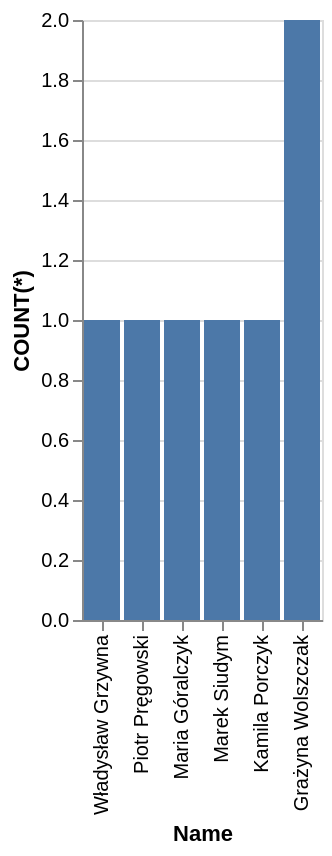

Express this chart as Vega-Lite.
### Vega-Lite specification from a JSON file in a GitHub repository (floating-point values rounded to 4 significant figures)
{"data": {"values": [{"x_data": "Władysław Grzywna", "y_data": 1}, {"x_data": "Piotr Pręgowski", "y_data": 1}, {"x_data": "Maria Góralczyk", "y_data": 1}, {"x_data": "Marek Siudym", "y_data": 1}, {"x_data": "Kamila Porczyk", "y_data": 1}, {"x_data": "Grażyna Wolszczak", "y_data": 2}]}, "mark": "bar", "encoding": {"x": {"field": "x_data", "type": "nominal", "title": "Name", "sort": "descending"}, "y": {"field": "y_data", "type": "quantitative", "title": "COUNT(*)"}}}
